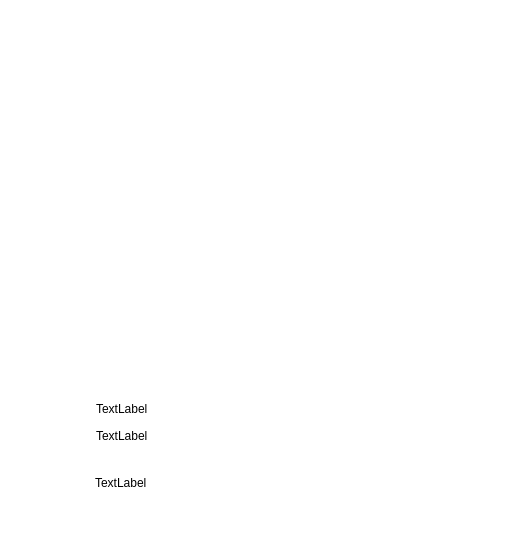
  <widget class="QFrame" name="frame_6">
   <property name="geometry">
    <rect>
     <x>670</x>
     <y>500</y>
     <width>511</width>
     <height>546</height>
    </rect>
   </property>
   <property name="styleSheet">
    <string notr="true">background: transparent; 
background-image: url(:/pic/qy_firstlpsb.png);
border:0px</string>
   </property>
   <property name="frameShape">
    <enum>QFrame::StyledPanel</enum>
   </property>
   <property name="frameShadow">
    <enum>QFrame::Raised</enum>
   </property>
   <widget class="DoubleCyEmForm" name="spiral_em_widget" native="true">
    <property name="geometry">
     <rect>
      <x>10</x>
      <y>110</y>
      <width>190</width>
      <height>230</height>
     </rect>
    </property>
   </widget>
   <widget class="DoubleCyEmForm" name="wheel_em_widget" native="true">
    <property name="geometry">
     <rect>
      <x>208</x>
      <y>110</y>
      <width>190</width>
      <height>230</height>
     </rect>
    </property>
   </widget>
   <widget class="QWidget" name="sp_em_1_widget" native="true">
    <property name="geometry">
     <rect>
      <x>404</x>
      <y>110</y>
      <width>95</width>
      <height>230</height>
     </rect>
    </property>
   </widget>
   <widget class="QLabel" name="label_6">
    <property name="geometry">
     <rect>
      <x>201</x>
      <y>20</y>
      <width>106</width>
      <height>26</height>
     </rect>
    </property>
    <property name="font">
     <font>
      <pointsize>15</pointsize>
     </font>
    </property>
    <property name="layoutDirection">
     <enum>Qt::LeftToRight</enum>
    </property>
    <property name="styleSheet">
     <string notr="true">color: rgb(255, 255, 255);
background-image: url(:/pic/smalltitle.png);</string>
    </property>
    <property name="text">
     <string>2#液压站</string>
    </property>
    <property name="alignment">
     <set>Qt::AlignCenter</set>
    </property>
   </widget>
   <widget class="QLabel" name="label_7">
    <property name="geometry">
     <rect>
      <x>10</x>
      <y>80</y>
      <width>73</width>
      <height>15</height>
     </rect>
    </property>
    <property name="font">
     <font>
      <pointsize>9</pointsize>
     </font>
    </property>
    <property name="styleSheet">
     <string notr="true">color: rgb(255, 255, 255);
background-image: url(:/pic/subtitle.png);</string>
    </property>
    <property name="text">
     <string>螺旋电机</string>
    </property>
    <property name="alignment">
     <set>Qt::AlignCenter</set>
    </property>
   </widget>
   <widget class="QLabel" name="label_8">
    <property name="geometry">
     <rect>
      <x>210</x>
      <y>80</y>
      <width>73</width>
      <height>15</height>
     </rect>
    </property>
    <property name="font">
     <font>
      <pointsize>9</pointsize>
     </font>
    </property>
    <property name="styleSheet">
     <string notr="true">color: rgb(255, 255, 255);
background-image: url(:/pic/subtitle.png);</string>
    </property>
    <property name="text">
     <string>转盘电机</string>
    </property>
    <property name="alignment">
     <set>Qt::AlignCenter</set>
    </property>
   </widget>
   <widget class="QLabel" name="label_9">
    <property name="geometry">
     <rect>
      <x>414</x>
      <y>80</y>
      <width>73</width>
      <height>15</height>
     </rect>
    </property>
    <property name="font">
     <font>
      <pointsize>9</pointsize>
     </font>
    </property>
    <property name="styleSheet">
     <string notr="true">color: rgb(255, 255, 255);
background-image: url(:/pic/subtitle.png);</string>
    </property>
    <property name="text">
     <string>1#刮板电机</string>
    </property>
    <property name="alignment">
     <set>Qt::AlignCenter</set>
    </property>
   </widget>
   <widget class="QLabel" name="label_15">
    <property name="geometry">
     <rect>
      <x>10</x>
      <y>350</y>
      <width>73</width>
      <height>15</height>
     </rect>
    </property>
    <property name="font">
     <font>
      <pointsize>9</pointsize>
     </font>
    </property>
    <property name="styleSheet">
     <string notr="true">color: rgb(255, 255, 255);
background-image: url(:/pic/subtitle.png);</string>
    </property>
    <property name="text">
     <string>辅料螺旋</string>
    </property>
    <property name="alignment">
     <set>Qt::AlignCenter</set>
    </property>
   </widget>
   <widget class="QLabel" name="label_20">
    <property name="geometry">
     <rect>
      <x>110</x>
      <y>350</y>
      <width>73</width>
      <height>15</height>
     </rect>
    </property>
    <property name="font">
     <font>
      <pointsize>9</pointsize>
     </font>
    </property>
    <property name="styleSheet">
     <string notr="true">color: rgb(255, 255, 255);
background-image: url(:/pic/subtitle.png);</string>
    </property>
    <property name="text">
     <string>返混螺旋</string>
    </property>
    <property name="alignment">
     <set>Qt::AlignCenter</set>
    </property>
   </widget>
   <widget class="QLabel" name="label_21">
    <property name="geometry">
     <rect>
      <x>417</x>
      <y>350</y>
      <width>73</width>
      <height>15</height>
     </rect>
    </property>
    <property name="font">
     <font>
      <pointsize>9</pointsize>
     </font>
    </property>
    <property name="styleSheet">
     <string notr="true">color: rgb(255, 255, 255);
background-image: url(:/pic/subtitle.png);</string>
    </property>
    <property name="text">
     <string>1#刮板机</string>
    </property>
    <property name="alignment">
     <set>Qt::AlignCenter</set>
    </property>
   </widget>
   <widget class="QLabel" name="label_24">
    <property name="geometry">
     <rect>
      <x>210</x>
      <y>350</y>
      <width>73</width>
      <height>15</height>
     </rect>
    </property>
    <property name="font">
     <font>
      <pointsize>9</pointsize>
     </font>
    </property>
    <property name="styleSheet">
     <string notr="true">color: rgb(255, 255, 255);
background-image: url(:/pic/subtitle.png);</string>
    </property>
    <property name="text">
     <string>辅料转盘</string>
    </property>
    <property name="alignment">
     <set>Qt::AlignCenter</set>
    </property>
   </widget>
   <widget class="QLabel" name="label_25">
    <property name="geometry">
     <rect>
      <x>310</x>
      <y>350</y>
      <width>73</width>
      <height>15</height>
     </rect>
    </property>
    <property name="font">
     <font>
      <pointsize>9</pointsize>
     </font>
    </property>
    <property name="styleSheet">
     <string notr="true">color: rgb(255, 255, 255);
background-image: url(:/pic/subtitle.png);</string>
    </property>
    <property name="text">
     <string>返混转盘</string>
    </property>
    <property name="alignment">
     <set>Qt::AlignCenter</set>
    </property>
   </widget>
   <widget class="QLabel" name="label_63">
    <property name="geometry">
     <rect>
      <x>21</x>
      <y>423</y>
      <width>75</width>
      <height>26</height>
     </rect>
    </property>
    <property name="font">
     <font>
      <pointsize>9</pointsize>
     </font>
    </property>
    <property name="styleSheet">
     <string notr="true">color: rgb(255, 255, 255);
background-image: url(:/pic/field_bg.png);</string>
    </property>
    <property name="text">
     <string>返混螺旋压力</string>
    </property>
    <property name="alignment">
     <set>Qt::AlignCenter</set>
    </property>
   </widget>
   <widget class="QLabel" name="CONVEYOR_1_PRESSURE_label_2">
    <property name="geometry">
     <rect>
      <x>95</x>
      <y>470</y>
      <width>75</width>
      <height>26</height>
     </rect>
    </property>
    <property name="styleSheet">
     <string notr="true">background-image: url(:/pic/white_bg.png);</string>
    </property>
    <property name="text">
     <string>TextLabel</string>
    </property>
   </widget>
   <widget class="QLabel" name="FC_PLATE_1_PRESSURE_label_2">
    <property name="geometry">
     <rect>
      <x>96</x>
      <y>396</y>
      <width>75</width>
      <height>26</height>
     </rect>
    </property>
    <property name="styleSheet">
     <string notr="true">background-image: url(:/pic/white_bg.png);</string>
    </property>
    <property name="text">
     <string>TextLabel</string>
    </property>
   </widget>
   <widget class="QLabel" name="label_64">
    <property name="geometry">
     <rect>
      <x>20</x>
      <y>470</y>
      <width>75</width>
      <height>26</height>
     </rect>
    </property>
    <property name="font">
     <font>
      <pointsize>8</pointsize>
     </font>
    </property>
    <property name="styleSheet">
     <string notr="true">color: rgb(255, 255, 255);
background-image: url(:/pic/field_bg.png);</string>
    </property>
    <property name="text">
     <string>辅料螺旋
速度给定</string>
    </property>
    <property name="alignment">
     <set>Qt::AlignCenter</set>
    </property>
   </widget>
   <widget class="QLabel" name="FC_PLATE_2_PRESSURE_label_2">
    <property name="geometry">
     <rect>
      <x>96</x>
      <y>423</y>
      <width>75</width>
      <height>26</height>
     </rect>
    </property>
    <property name="styleSheet">
     <string notr="true">background-image: url(:/pic/white_bg.png);</string>
    </property>
    <property name="text">
     <string>TextLabel</string>
    </property>
   </widget>
   <widget class="QLabel" name="label_65">
    <property name="geometry">
     <rect>
      <x>21</x>
      <y>396</y>
      <width>75</width>
      <height>26</height>
     </rect>
    </property>
    <property name="font">
     <font>
      <pointsize>9</pointsize>
     </font>
    </property>
    <property name="styleSheet">
     <string notr="true">color: rgb(255, 255, 255);
background-image: url(:/pic/field_bg.png);</string>
    </property>
    <property name="text">
     <string>辅料螺旋压力</string>
    </property>
    <property name="alignment">
     <set>Qt::AlignCenter</set>
    </property>
   </widget>
  </widget>
